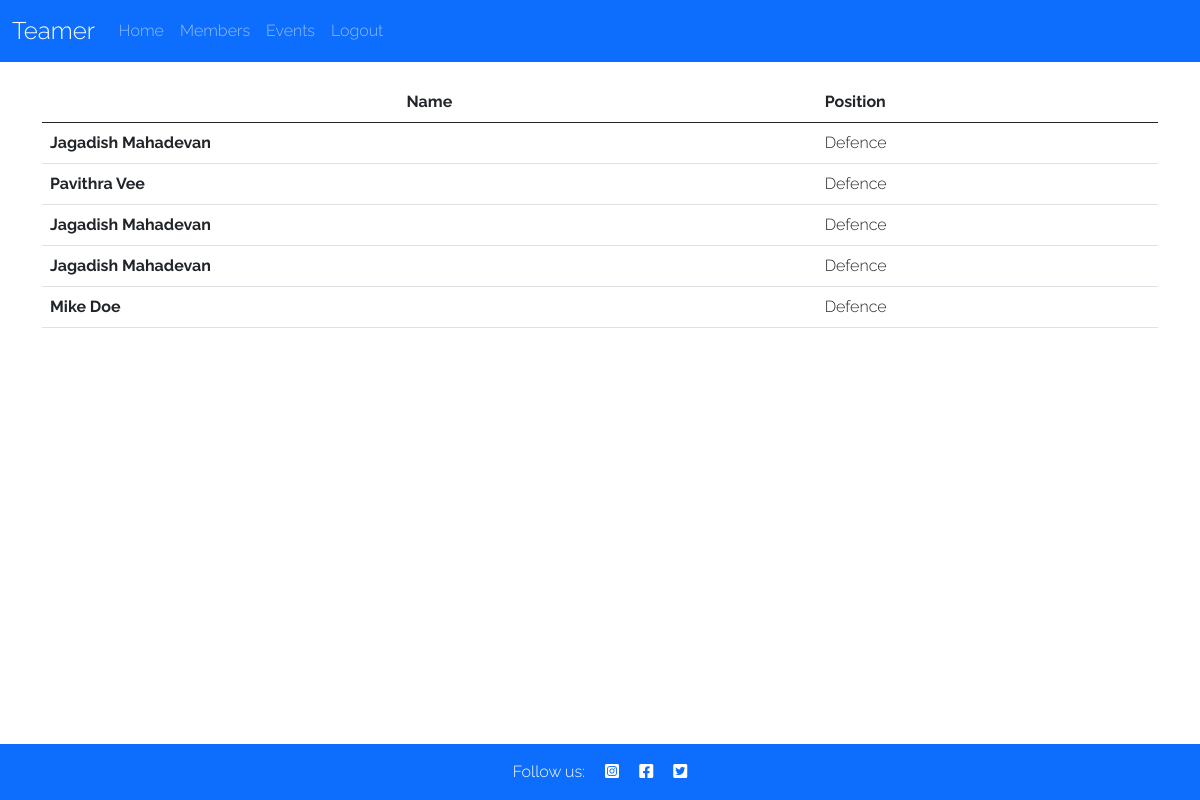
The app's page /member/ (signed in) with its own data.
### club/models.py (models this page shows, shortened)
class Member(models.Model):
    first_name = models.CharField(max_length=50, null=False, blank=False)
    last_name = models.CharField(max_length=50, null=False, blank=False)
    email = models.CharField(max_length=50, null=False, blank=False)
    phone_number = models.CharField(max_length=12)
    user = models.OneToOneField(
        User, on_delete=models.CASCADE, primary_key=True
        )

### club/views.py (the view)
# urls.py: path('member/', get_member, name='member-page'),
def get_member(request):
    members = Member.objects.all()
    context = {
        'members': members
    }
    return render(request, 'member/member.html', context)

### club/templates/member/member.html
{% extends "base.html" %}
{% load static %}
{% block content %}
  <div class="event-schedule-area-two" style="margin-top: 20px;">
    <div class="container container-custom">
        <div class="row">
            <div class="col-lg-12">
                <div class="tab-content" id="myTabContent">
                    <div class="tab-pane fade active show" id="home" role="tabpanel">
                        <div class="table-responsive">
                            <table class="table">
                                <thead>
                                    <tr>
                                        <th class="text-center" scope="col">Name</th>
                                        <th scope="col">Position</th>
                                    </tr>
                                </thead>
                                <tbody>
                                    {% for member in members %}
                                    <tr class="inner-box">
                                        <th scope="row">
                                            <span>{{ member.first_name  }} {{ member.last_name }}</span>
                                        </th>
                                        <td>
                                            <span>Defence</span>
                                        </td>
                                    </tr>
                                    {% endfor %}
                                </tbody>
                            </table>
                        </div>
                    </div>
            </div>
        </div>
        </div>
    </div>
  </div>
{%endblock%}

### static/css/style.css (style rules this page uses)
* { margin: 0; padding: 0; border: none; }
body { font-family: raleway, sans-serif; font-weight: 300; }

### records on screen
Member: first_name "Jagadish", last_name "Mahadevan"
Member: first_name "Pavithra", last_name "Vee"
Member: first_name "Jagadish", last_name "Mahadevan"
Member: first_name "Jagadish", last_name "Mahadevan"
Member: first_name "Mike", last_name "Doe"
